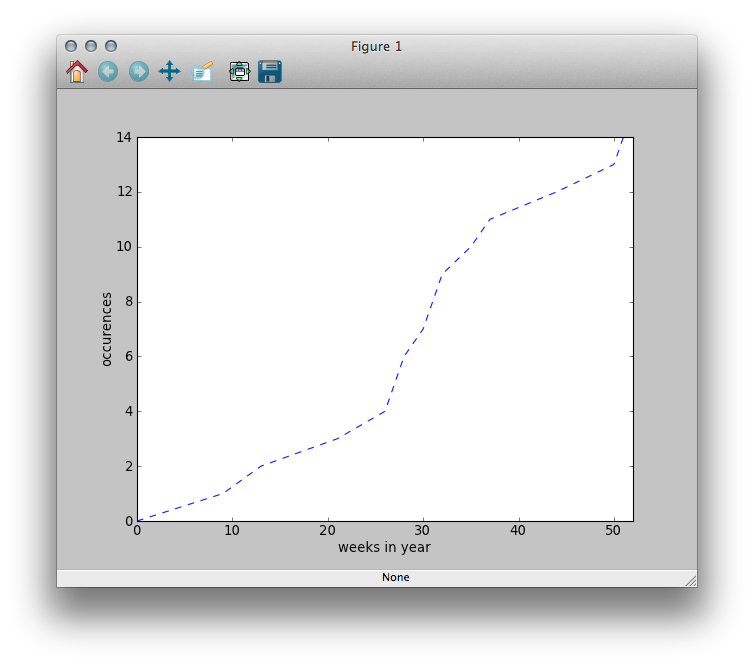

Reproduce this figure in Python.
# import matplotlib.pyplot
import matplotlib.pyplot as plt
from matplotlib.pyplot import xlim, ylim

def get_weeks():
	""" (None) -> list
	gets weeks from file
	puts them into list
	returns list
	"""
	year = raw_input('Which year do you want to visualize? ')
	x_coords = []
	try:
		f = open('tracking/weektracker'+year+'.txt', 'r')
		for i, line in enumerate(f):
			# appends line to list (cutting '\n' at the end of each line)
			x_coords.append(int(line[: -1]))
		
	except (IOError):
		print "Error reading file daytracker"+year+".txt"
		
	return x_coords

def plot_graph(x):
	x_coords = x
	x_coords.append(0)
	# sorts list (in case the dates in the file are in the wrong order)
	x_coords.sort()
	y_coords = []
	
	for i in range(len(x_coords)):
		# add one y-value (prev_y+=1) for each x-value
		y_coords.append(i)

	# plots a graph with x and y coordinates
	plt.plot(x_coords, y_coords, 'b--')

	# labes the x and y axis
	plt.ylabel('occurences')
	plt.xlabel('weeks in year')

	# limit x axis to 52 weeks
	xlim (0, 52)
	ylim (0, y_coords[-1])

	# shows the plot
	plt.show()

if __name__ == '__main__':
	entries = get_weeks()
	if not entries:
		print "No entries found for given year!"
	else:
		plot_graph(entries)
